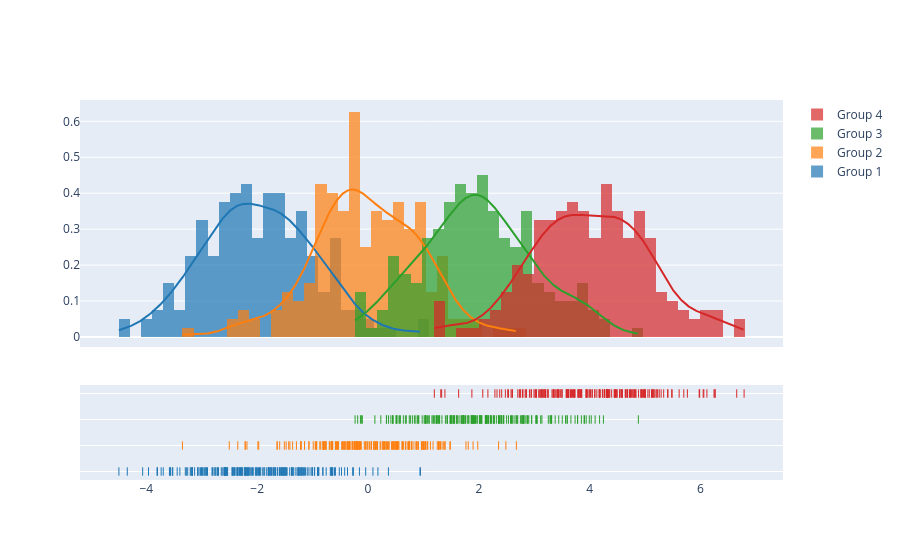

Notebook code for this chart:
### Code cell
import plotly.figure_factory as ff

# Add histogram data
x1 = np.random.randn(200) - 2
x2 = np.random.randn(200)
x3 = np.random.randn(200) + 2
x4 = np.random.randn(200) + 4

# Group data together
hist_data = [x1, x2, x3, x4]

group_labels = ['Group 1', 'Group 2', 'Group 3', 'Group 4']

# Create distplot with custom bin_size
fig = ff.create_distplot(hist_data, group_labels, bin_size=.2)
fig.show()

### Figure 1 — Plotly figure (JSON) as saved in the notebook; plotly's stock layout.template omitted (floating-point values rounded to 4 significant figures; data arrays with more than 128 entries replaced by an {"elided": "..."} marker saying what was removed)
{"data": [{"autobinx": false, "histnorm": "probability density", "legendgroup": "Group 1", "marker": {"color": "rgb(31, 119, 180)"}, "name": "Group 1", "opacity": 0.7, "type": "histogram", "x": {"elided": "200 float values"}, "xaxis": "x", "xbins": {"end": 0.9451, "size": 0.2, "start": -4.495}, "yaxis": "y"}, {"autobinx": false, "histnorm": "probability density", "legendgroup": "Group 2", "marker": {"color": "rgb(255, 127, 14)"}, "name": "Group 2", "opacity": 0.7, "type": "histogram", "x": {"elided": "200 float values"}, "xaxis": "x", "xbins": {"end": 2.677, "size": 0.2, "start": -3.348}, "yaxis": "y"}, {"autobinx": false, "histnorm": "probability density", "legendgroup": "Group 3", "marker": {"color": "rgb(44, 160, 44)"}, "name": "Group 3", "opacity": 0.7, "type": "histogram", "x": {"elided": "200 float values"}, "xaxis": "x", "xbins": {"end": 4.878, "size": 0.2, "start": -0.2333}, "yaxis": "y"}, {"autobinx": false, "histnorm": "probability density", "legendgroup": "Group 4", "marker": {"color": "rgb(214, 39, 40)"}, "name": "Group 4", "opacity": 0.7, "type": "histogram", "x": {"elided": "200 float values"}, "xaxis": "x", "xbins": {"end": 6.786, "size": 0.2, "start": 1.196}, "yaxis": "y"}, {"legendgroup": "Group 1", "marker": {"color": "rgb(31, 119, 180)"}, "mode": "lines", "name": "Group 1", "showlegend": false, "type": "scatter", "x": {"elided": "500 float values"}, "xaxis": "x", "y": {"elided": "500 float values"}, "yaxis": "y"}, {"legendgroup": "Group 2", "marker": {"color": "rgb(255, 127, 14)"}, "mode": "lines", "name": "Group 2", "showlegend": false, "type": "scatter", "x": {"elided": "500 float values"}, "xaxis": "x", "y": {"elided": "500 float values"}, "yaxis": "y"}, {"legendgroup": "Group 3", "marker": {"color": "rgb(44, 160, 44)"}, "mode": "lines", "name": "Group 3", "showlegend": false, "type": "scatter", "x": {"elided": "500 float values"}, "xaxis": "x", "y": {"elided": "500 float values"}, "yaxis": "y"}, {"legendgroup": "Group 4", "marker": {"color": "rgb(214, 39, 40)"}, "mode": "lines", "name": "Group 4", "showlegend": false, "type": "scatter", "x": {"elided": "500 float values"}, "xaxis": "x", "y": {"elided": "500 float values"}, "yaxis": "y"}, {"legendgroup": "Group 1", "marker": {"color": "rgb(31, 119, 180)", "symbol": "line-ns-open"}, "mode": "markers", "name": "Group 1", "showlegend": false, "type": "scatter", "x": {"elided": "200 float values"}, "xaxis": "x", "y": {"elided": "200 str values"}, "yaxis": "y2"}, {"legendgroup": "Group 2", "marker": {"color": "rgb(255, 127, 14)", "symbol": "line-ns-open"}, "mode": "markers", "name": "Group 2", "showlegend": false, "type": "scatter", "x": {"elided": "200 float values"}, "xaxis": "x", "y": {"elided": "200 str values"}, "yaxis": "y2"}, {"legendgroup": "Group 3", "marker": {"color": "rgb(44, 160, 44)", "symbol": "line-ns-open"}, "mode": "markers", "name": "Group 3", "showlegend": false, "type": "scatter", "x": {"elided": "200 float values"}, "xaxis": "x", "y": {"elided": "200 str values"}, "yaxis": "y2"}, {"legendgroup": "Group 4", "marker": {"color": "rgb(214, 39, 40)", "symbol": "line-ns-open"}, "mode": "markers", "name": "Group 4", "showlegend": false, "type": "scatter", "x": {"elided": "200 float values"}, "xaxis": "x", "y": {"elided": "200 str values"}, "yaxis": "y2"}], "layout": {"barmode": "overlay", "hovermode": "closest", "legend": {"traceorder": "reversed"}, "xaxis": {"anchor": "y2", "domain": [0.0, 1.0], "zeroline": false}, "yaxis": {"anchor": "free", "domain": [0.35, 1], "position": 0.0}, "yaxis2": {"anchor": "x", "domain": [0, 0.25], "dtick": 1, "showticklabels": false}}}
